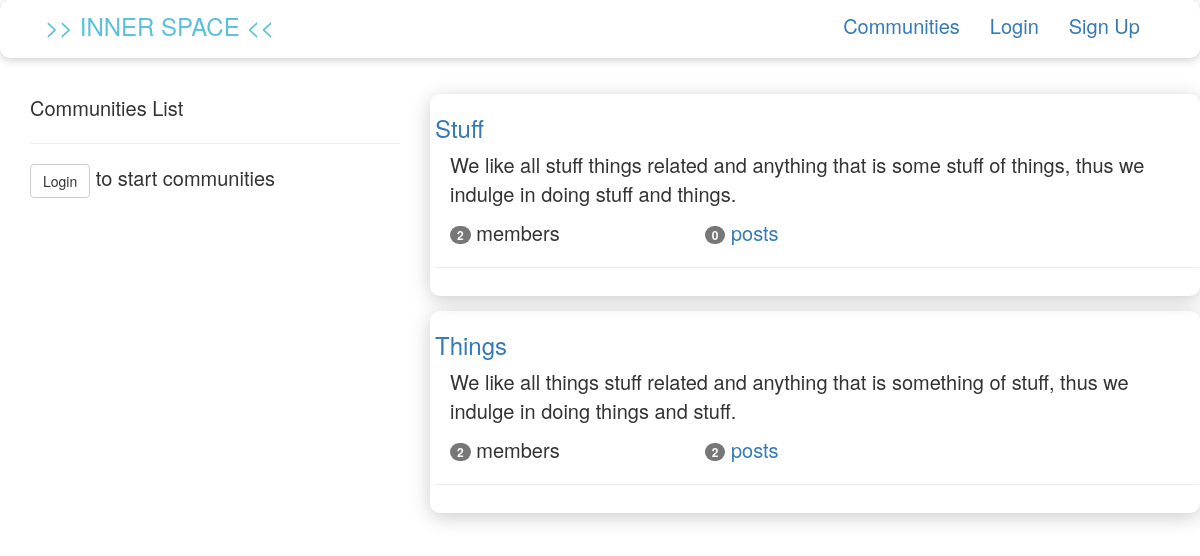
The page /communities/ on the database its author committed.
### communities/models.py (models this page shows, shortened)
class Community(models.Model):
    name = models.CharField(max_length=256,unique=True)
    slug = models.SlugField(allow_unicode=True,unique=True)
    description = models.TextField(blank=True,default='')
    description_html = models.TextField(editable=False,default='',blank=True)
    members = models.ManyToManyField(User,through='CommunityMember')
    class Meta:
        ordering = ['name']

### communities/views.py (the view)
class ListCommunities(generic.ListView):
    model = Community

### communities/templates/communities/community_list.html (shortened to what this page needs)
{% extends "communities/communities_base.html" %}
{% block community_prefix %}
<div class="row">
<div class="col-md-4">
  <div class="content">
    <p>Communities List</p>
    <hr>
  </div>
  {% if user.is_authenticated %}
    <div class="btn-good" id='btn-new-community'>
      <a href="{% url 'communities:create' %}">
        New Community
      </a>
    </div>
  {% else %}
  <a href="{% url 'accounts:login' %}"
     class="btn btn-simple btn-default">
      Login
  </a>
  to start communities
  {% endif %}
</div>
{% endblock %}
{% block community_content %}
<div class="col-md-8">
    {% for community in community_list  %}
      <div class="shadebox community-item">
          <a href="{% url 'communities:single' slug=community.slug %}">
            <h3 class="title list-community-item-name">
              {{community.name}}
            </h3>
          </a>
        <div class="container-fluid list-community-item-text">
          {{community.description_html|safe}}
          <div class="row">
            <div class="col-md-4">
              <span class="badge">{{community.members.count}}</span>
              member{{community.members.count|pluralize}}
            </div>
            <div class="col-md-4">
              <a href="{% url 'communities:single' slug=community.slug %}">
                <span class="badge">{{community.posts.count}}</span>
                post{{community.posts.count|pluralize}}
              </a>
            </div>
          </div>
        </div>
        <hr>
      </div>
    {% endfor %}
</div>
{% endblock %}

### static/innerspace/css/master.css (style rules this page uses)
body { font-size: 20px; overflow: hidden; }
:root { --jumbo-text-1-color: #89a6c6; }
.shadebox { padding: 1px; box-shadow:0 4px 20px #ccc; border-radius:10px; -webkit-transition:all .2s cubic-bezier(.93, .71, .58, 1); }
.community-item { padding-bottom: 8px; padding-left: 5px; margin-bottom: 15px; }
hr { color: blue; }

### static/innerspace/css/btn.css (style rules this page uses)
:root { --btn-good-color: rgb(91,192,222); }

### rows shown on the page
Community: name "Stuff", description_html "We like all stuff things related and anything that is some stuff of things, thus we indulge in doing stuff and things.", members.count "2", posts.count "0"
Community: name "Things", description_html "We like all things stuff related and anything that is something of stuff, thus we indulge in doing things and stuff.", members.count "2", posts.count "2"
